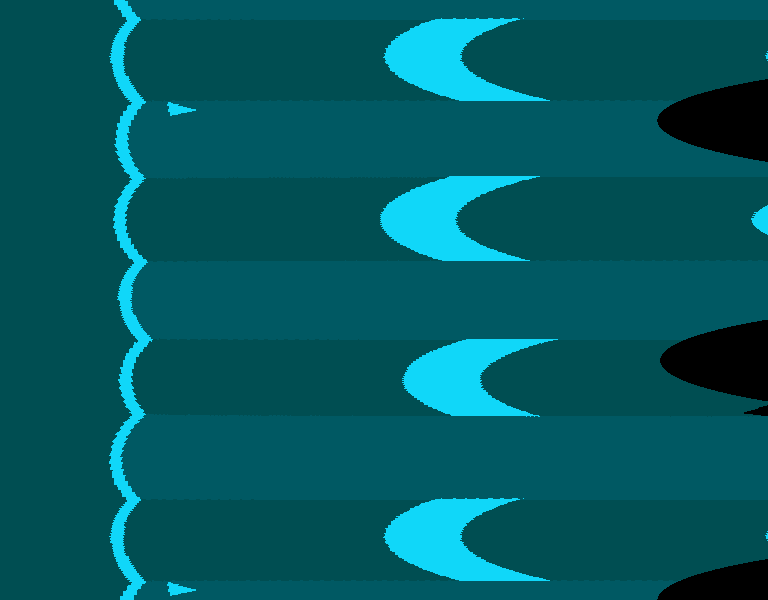
#> input picture notebook/polar.png, 768 x 600 px
$ python -i frame_utils.py   (imports and definitions only)   (older library calls are emulated)
#> lines starting #> are read from the running program, lines starting #| are printed output that depends on the picture; after the words box and inside, x2 and y2 are one past the last pixel; in counts of white or black regions, pixels touching at a corner belong together
import numpy as np
import math
import cv2
import skimage.transform
import skimage.color
import skimage.filters
from skimage import img_as_ubyte
import itertools


def rescale_intensity(frame):
    cropped_frame = frame[70:]
    imin, imax = np.min(cropped_frame), np.max(cropped_frame)
    return np.clip((frame - imin) / (imax - imin), 0, 1)


def preprocess_frame(frame):
    frame = skimage.color.rgb2gray(frame)
    return rescale_intensity(frame) > 0.5


def get_frame_center(frame):
    return frame[160:320, 300:468]


def find_ship_contour(frame):
    center = get_frame_center(frame).copy()
    _, contours, _ = cv2.findContours(
        center,
        cv2.RETR_LIST,
        cv2.CHAIN_APPROX_SIMPLE,
        offset=(300, 160),
    )

    for contour in contours:
        approx = cv2.approxPolyDP(
            contour,
            0.07 * cv2.arcLength(contour, True),
            True,
        )

        if len(approx) == 3:
            return contour


def get_distance_to_nearest_wall(frame):
    frame = preprocess_frame(frame)
    center = np.array([480, 768]) / 2
    ship_contour = find_ship_contour(img_as_ubyte(frame))

    if ship_contour is None:
        return None

    ship_coords = np.mean(ship_contour, axis=0)[0][::-1]
    ship_angle = math.atan2(
        ship_coords[0] - center[0],
        ship_coords[1] - center[1],
    )

    ray = []
    for i in range(380):
        y = int(math.sin(ship_angle) * i + ship_coords[0])
        x = int(math.cos(ship_angle) * i + ship_coords[1])

        if y < 0 or y >= 480 or x < 0 or x >= 768:
            break

        ray.append(frame[y, x])

    chunks = [list(g) for k, g in itertools.groupby(ray)]

    if len(chunks) >= 1:
        # This means we've crashed or are about to crash.
        if len(chunks[0]) > 8:
            return 0

        return len(chunks[1])

>>> import cv2
>>> picture = cv2.cvtColor(cv2.imread('notebook/polar.png'), cv2.COLOR_BGR2RGB)
>>> result = get_distance_to_nearest_wall(picture)
#> in preprocess_frame, `frame = skimage.color.rgb2gray(frame)`:
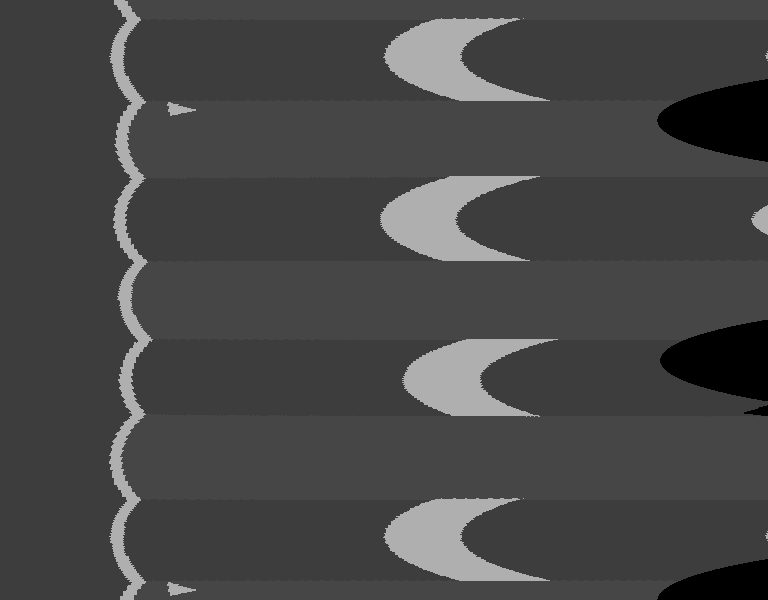
#> frame: shape (600, 768) float64; min 0, max 0.687, mean 0.28
#> in rescale_intensity, `cropped_frame = frame[70:]`:
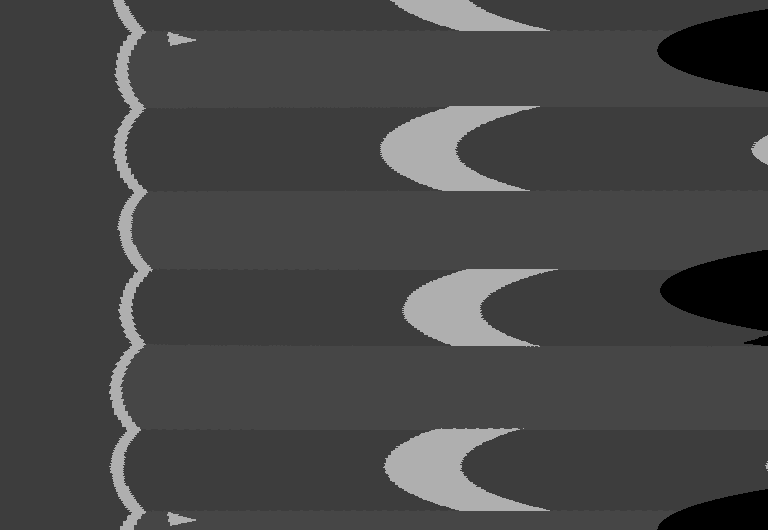
#> cropped_frame: shape (530, 768) float64; min 0, max 0.687, mean 0.279
#> in rescale_intensity, `imin, imax = np.min(cropped_frame), np.max(cropped_frame)`: imin = 0; imax = 0.687
#> in rescale_intensity, `return np.clip((frame - imin) / (imax - imin), 0, 1)`:
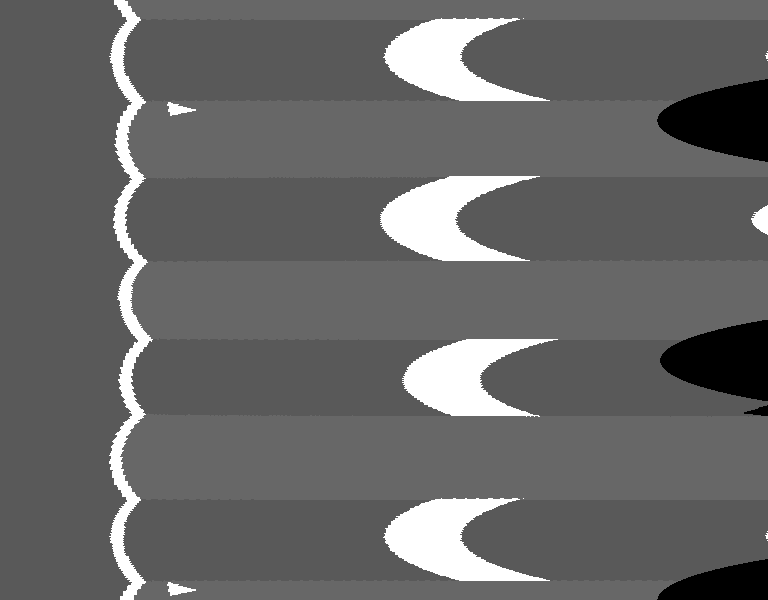
#> returned value: shape (600, 768) float64; min 0, max 1, mean 0.408
#> in preprocess_frame, `return rescale_intensity(frame) > 0.5`:
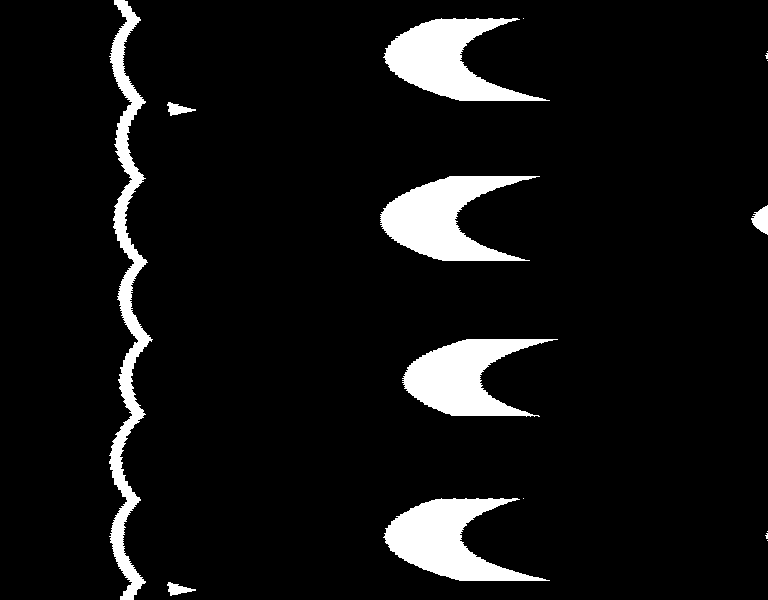
#> returned value: shape (600, 768) bool; 7.6% white; 16 white regions (8 under 20 px), largest, box (x1, y1, x2, y2) and area: (109, 0, 153, 600) 7749, (380, 176, 540, 261) 6818, (383, 18, 550, 101) 6631
#> in get_frame_center, `return frame[160:320, 300:468]`:
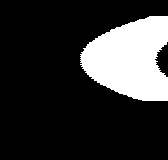
#> returned value: shape (160, 168); 20% white; 1 white region, box (x1, y1, x2, y2) and area: (80, 16, 168, 101) 5367
#> in find_ship_contour, `center = get_frame_center(frame).copy()`: frame: shape (600, 768); 7.6% white; 16 white regions (8 under 20 px)
#> in find_ship_contour, `_, contours, _ = cv2.findContours( center, cv2.RETR_LIST, cv2.CHAIN_AP..`: contours = 1 contour; box (x1, y1, x2, y2) and area: (380, 176, 468, 261) 5209
#> the loop in find_ship_contour, `for contour in contours:` made 1 pass
#> approx on pass 1: [[383, 208], [467, 260], [467, 176]]
#> in get_distance_to_nearest_wall, `ship_contour = find_ship_contour(img_as_ubyte(frame))`: ship_contour = contour of 167 points, box (x1, y1, x2, y2) (380, 176, 468, 261), area 5209
#> in get_distance_to_nearest_wall, `ship_coords = np.mean(ship_contour, axis=0)[0][::-1]`: ship_coords = [218, 420.4]
#> in get_distance_to_nearest_wall, `ship_angle = math.atan2( ship_coords[0] - center[0], ship_coords[1] - ..`: ship_angle = -0.544
#> the loop in get_distance_to_nearest_wall, `for i in range(380):` made 380 passes
#> (y, x) on passes 1 to 3: (217, 420), (217, 421), (216, 422)
#> after the loop in get_distance_to_nearest_wall, `for i in range(380):`: ray = 380 items, first 6: True, True, True, True, True, True
#> in get_distance_to_nearest_wall, `chunks = [list(g) for k, g in itertools.groupby(ray)]`: chunks = 2 items
#> result = 0
